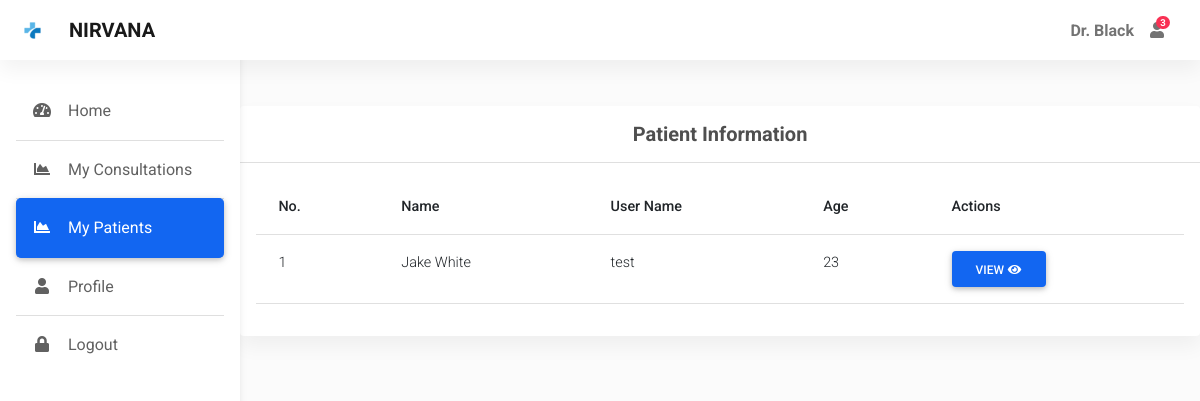
Before: /mypatients (signed in) with the older database file.
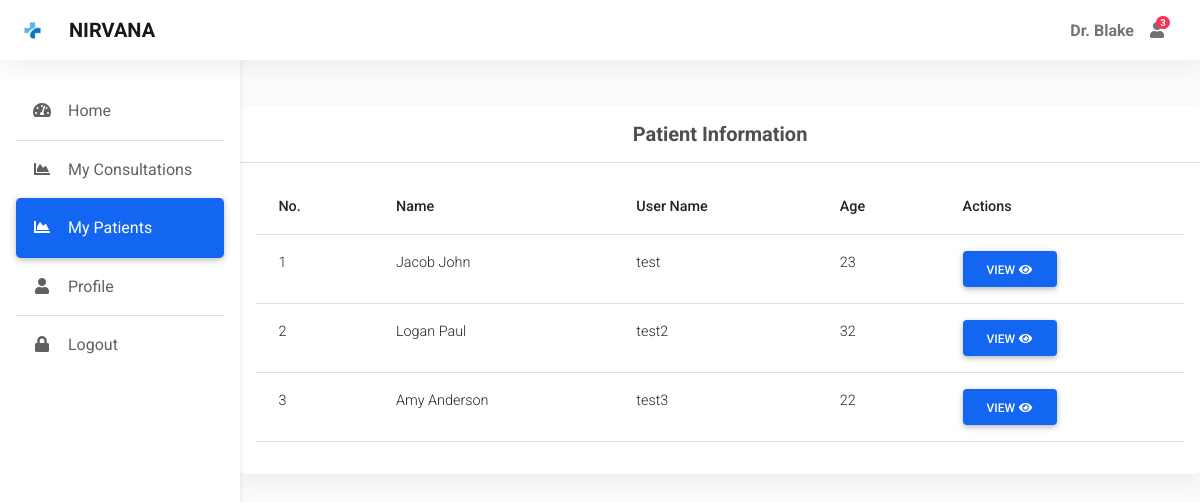
After: the same page with the newer database file.
### app.py (models this page shows)
class User(db.Model, UserMixin):
    id = db.Column(db.Integer, primary_key=True)
    username = db.Column(db.String(50), nullable=False, unique=True)
    password = db.Column(db.String(50), nullable=False)
    name = db.Column(db.String(50), nullable=False)
    address = db.Column(db.String(80))
    city = db.Column(db.String(30))
    dob = db.Column(db.Date, nullable=False)
    gender = db.Column(db.String(10), nullable=False)
    is_doctor = db.Column(db.Boolean, default=False, nullable=False)
    mobile = db.Column(db.Integer)

### app.py (the view)
@app.route("/mypatients", methods=['GET', 'POST'])
@login_required
def mypatients():
    if current_user.is_doctor:
        patients = User.query.filter_by(is_doctor = False).all()
        return render_template('mypatients.html', patients = patients)
    else:
        return redirect(url_for('home'))

### app.py (called while the page is built)
@login_manager.user_loader
def load_user(user_id):
    return User.query.get(int(user_id))

def calculate_age(born):
    age = today.year - born.year - ((today.month, today.day) < (born.month, born.day))
    if age <= 0:
        return 1
    else:
        return age

@app.context_processor
def inject_datetime():
    return dict(datetime=datetime)

### templates/mypatients.html (shortened to what this page needs)
{% extends "dashboard.html" %}
{% block main %}
<div class="continer pt-5">
    <section class="mb-4">
        <div class="card">
          <div class="card-header text-center py-3">
            <h5 class="mb-0 text-center">
              <strong>Patient Information</strong>
            </h5>
          </div>
          <div class="card-body">
            <div class="table-responsive">
              <table class="table table-hover text-nowrap">
                <thead>
                  <tr>
                    <th scope="col">No.</th>
                    <th scope="col">Name</th>
                    <th scope="col">User Name</th>
                    <th scope="col">Age</th>
                    <th scope="col">Actions</th>
                  </tr>
                </thead>
                <tbody>
                  {% for patient in patients %}
                    <tr id="{{ loop.index }}">
                      <td>{{ loop.index }}</td>
                      <td>{{ patient.name }}</td>
                      <td>{{ patient.username }}</td>
                      <td>{{ patient.dob|calculate_age }}</td>
                      <td>
                        <a href="/viewpatient/{{ patient.id }}" class="btn btn-primary">View  <i class="fas fa-eye fa-fw"></i></a>
                      </td>
                    </tr>
                  {% endfor %}
                </tbody>
              </table>
            </div>
          </div>
      </section>
</div>
{% endblock %}

### templates/dashboard.html (shortened to what this page needs)
<!DOCTYPE html>
<html lang="en">
<head>
  <link rel="stylesheet" href="https://use.fontawesome.com/releases/v5.11.2/css/all.css" />
  <link rel="stylesheet" href="{{ url_for('static', filename='css/mdb.min.css') }}" />
  <link rel="stylesheet"  href="{{ url_for('static', filename='css/admin.css') }}"/>
</head>
<body>
  <header>
    <nav id="sidebarMenu" class="collapse d-lg-block sidebar collapse bg-white">
      <div class="position-sticky">
        <div class="list-group list-group-flush mx-3 mt-4">
          <a href="{{ url_for('home') }}" class="list-group-item list-group-item-action py-3 ripple {% if request.endpoint == 'home' %}active{% endif %}" aria-current="true">
            <i class="fas fa-tachometer-alt fa-fw me-3"></i><span>Home</span>
          </a>
          {% if current_user.is_doctor %}
          <a href="{{ url_for('myappointments') }}" class="list-group-item list-group-item-action py-3 ripple {% if request.endpoint == 'myappointments' %}active{% endif %}">
            <i class="fas fa-chart-area fa-fw me-3"></i><span>My Consultations</span>
          </a>
          <a href="{{ url_for('mypatients') }}" class="list-group-item list-group-item-action py-3 ripple {% if request.endpoint == 'mypatients' or request.endpoint == 'viewpatient' %}active{% endif %}">
            <i class="fas fa-chart-area fa-fw me-3"></i><span>My Patients</span>
          </a>
          {% endif %}
          <a href="{{ url_for('profile') }}" class="list-group-item list-group-item-action py-3 ripple {% if request.endpoint == 'profile' %}active{% endif %}"><i
              class="fas fa-user fa-fw me-3"></i><span>Profile</span></a>
          <a href="{{ url_for('logout') }}" class="list-group-item list-group-item-action py-3 ripple">
            <i class="fas fa-lock fa-fw me-3"></i><span>Logout</span>
          </a>
        </div>
      </div>
    </nav>
    <nav id="main-navbar" class="navbar navbar-expand-lg navbar-light bg-white fixed-top">
      <div class="container-fluid">
        <a class="navbar-brand d-flex align-items-center fw-bold" href="/"><img class="d-inline-block me-3"  src="{{ url_for('static', filename='img/icons/logo.png') }}" alt="" />NIRVANA</a>
        <ul class="navbar-nav ms-auto d-flex flex-row">
            <li>
                <a class="nav-link me-3 me-lg-0 d-flex align-items-center fw-bold" href="#">{{ current_user.name }}</a>
            </li>
          <li class="nav-item dropdown">
            <a class="nav-link me-3 me-lg-0 dropdown-toggle hidden-arrow" href="#" id="navbarDropdownMenuLink"
              role="button" data-mdb-toggle="dropdown" aria-expanded="false">
              <i class="fas fa-user"></i>
              <span class="badge rounded-pill badge-notification bg-danger">3</span>
            </a>
          </li>
          <li class="nav-item dropdown">
            <a class="nav-link dropdown-toggle hidden-arrow d-flex align-items-center" href="#"
              id="navbarDropdownMenuLink" role="button" data-mdb-toggle="dropdown" aria-expanded="false">
            </a>
          </li>
        </ul>
      </div>
    </nav>
  </header>
  <main style="margin-top: 58px">
    {% block main %}
    {% endblock %}
  </main>
</body>
</html>

### static/css/admin.css (style rules this page uses)
body { background-color: #fbfbfb; }
@media (min-width: 991.98px) { main { padding-left: 240px; } }
.sidebar { position: fixed; top: 0; bottom: 0; left: 0; padding: 58px 0 0; box-shadow: 0 2px 5px 0 rgb(0 0 0 / 5%), 0 2px 10px 0 rgb(0 0 0 / 5%); width: 240px; z-index: 600; }
.sidebar .active { border-radius: 5px; box-shadow: 0 2px 5px 0 rgb(0 0 0 / 16%), 0 2px 10px 0 rgb(0 0 0 / 12%); }

Changed rows visible on the page:
removed User: name "Jake White", username "test", dob|calculate_age "23"
changed User: name "Dr. Black" → "Dr. Blake"
added User: name "Jacob John", username "test", dob|calculate_age "23"
added User: name "Logan Paul", username "test2", dob|calculate_age "32"
added User: name "Amy Anderson", username "test3", dob|calculate_age "22"
